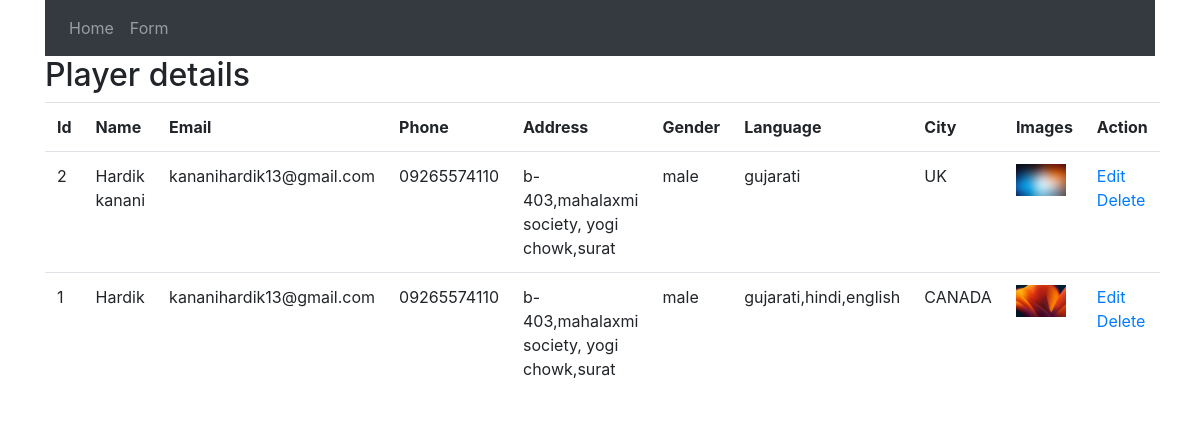
/crud/index.php, run on the app's committed database.
### tables this page shows
CREATE TABLE `cru` (
  `id` int(24) NOT NULL,
  `name` varchar(255) NOT NULL,
  `email` varchar(255) NOT NULL,
  `phone` varchar(255) NOT NULL,
  `address` varchar(255) NOT NULL,
  `gender` varchar(200) NOT NULL,
  `language` varchar(255) NOT NULL,
  `city` varchar(255) NOT NULL,
  `password` varchar(255) NOT NULL,
  `file` varchar(255) NOT NULL
);

### crud/index.php (the view)
<?php
include "hedar.php";
include "db.php";
$sql = "SELECT * FROM cru order by id desc";
$result = mysqli_query($conn,$sql);
?>
<div class="container">
     <h2>Player details</h2>
     <table class="table">
          <tr>
               <th>Id</th>
               <th>Name</th>
               <th>Email</th>
               <th>Phone</th>
               <th>Address</th>
               <th>Gender</th>
               <th>Language</th>
               <th>City</th>
               <th>Images</th>
               <th>Action</th>
          </tr>
          <tr>
               <?php
               while($row = mysqli_fetch_assoc($result)){
               ?>
               <td><?php echo $row["id"]?></td>
               <td><?php echo $row["name"]?></td>
               <td><?php echo $row["email"]?></td>
               <td><?php echo $row["phone"]?></td>
               <td><?php echo $row["address"]?></td>
               <td><?php echo $row["gender"]?></td>
               <td><?php echo $row["language"]?></td>
               <td><?php echo $row["city"]?></td>
               <td><img src="../images/<?php echo $row["file"]?>" alt="" width="50"></td>
               <td>
                    <a href="edit.php?id=<?php echo $row['id']?>">Edit</a>
                    <a href="delete.php?ids=<?php echo $row['id']?>">Delete</a>
               </td>
          </tr>
          <?php
               }
          ?>
     </table>
</div>

### crud/hedar.php (shortened to what this page needs)
<!DOCTYPE html>
<html lang="en">
<head>
     <link rel="stylesheet" href="https://cdn.jsdelivr.net/npm/bootstrap@4.6.2/dist/css/bootstrap.min.css">
</head>
<body>
     <div class="container">
          <nav class="navbar navbar-expand-sm bg-dark navbar-dark">
               <ul class="navbar-nav">
                    <li class="nav-item">
                         <a class="nav-link" href="index.php">Home </a>
                    </li>
                    <li class="nav-item">
                         <a class="nav-link" href="form.php">Form </a>
                    </li>
               </ul>
          </nav>
     </div>
</body>
</html>

### data on the page
cru: id "2", name "Hardik kanani", email "kananihardik13@gmail.com", phone "09265574110", address "b-403,mahalaxmi society, yogi chowk,surat", gender "male", language "gujarati", city "UK", file (picture)
cru: id "1", name "Hardik", email "kananihardik13@gmail.com", phone "09265574110", address "b-403,mahalaxmi society, yogi chowk,surat", gender "male", language "gujarati,hindi,english", city "CANADA", file (picture)
